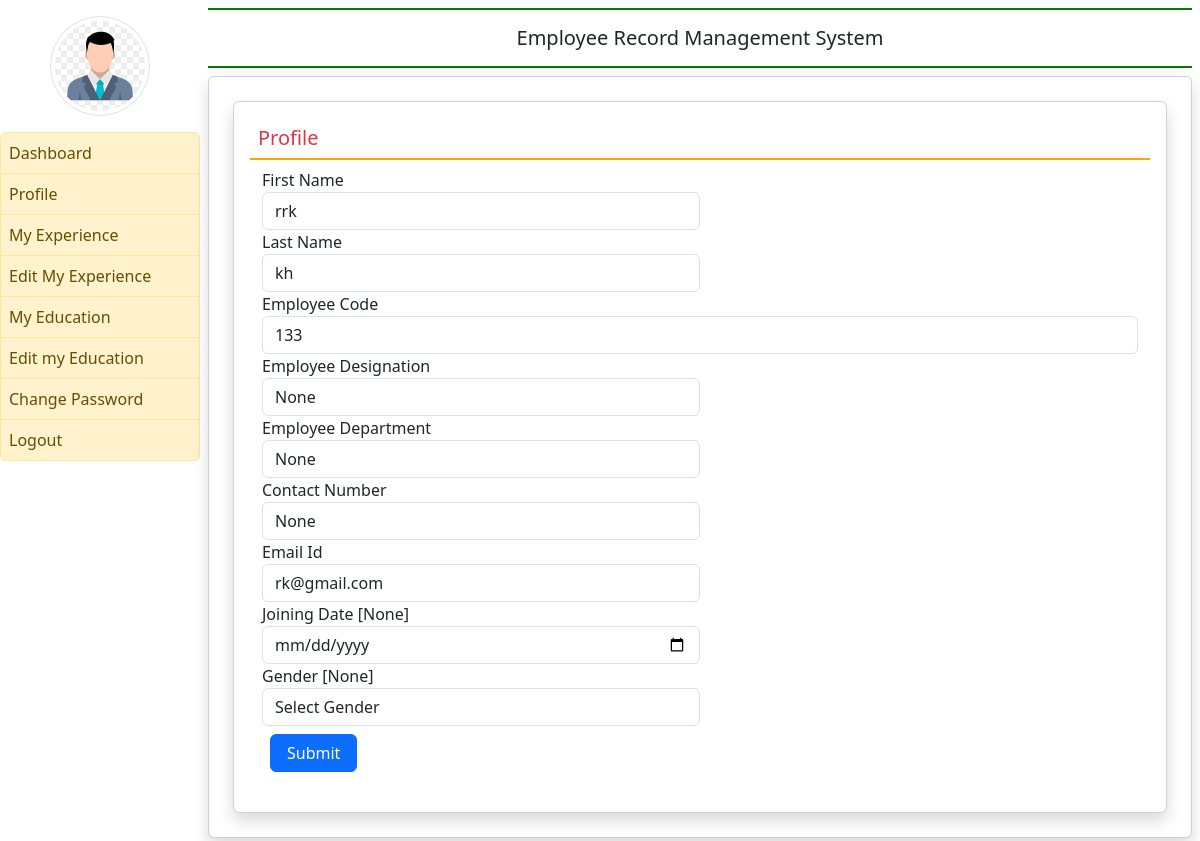
/profile (signed in), run on the app's committed database.
### employee/models.py (models this page shows, shortened)
class EmployeeDetail(models.Model):
    user = models.ForeignKey(User, on_delete=models.CASCADE)
    empcode = models.CharField(max_length = 50)
    empdept = models.CharField(max_length = 100, null=True)
    designation = models.CharField(max_length = 100, null=True)
    contact = models.CharField(max_length = 15, null=True)
    gender = models.CharField(max_length = 50, null=True)
    joiningdate = models.DateField(null=True)

### employee/views.py (the view, shortened to what this page needs)
# urls.py: path("profile", views.profile, name="profile"),
def profile(request):
    if not request.user.is_authenticated:
        return redirect('emp_login')
    error = ""
    user = request.user
    employee = EmployeeDetail.objects.get(user=user)
    return render(request, 'profile.html', locals())

### employee/templates/profile.html (shortened to what this page needs)
{% extends "emp_base.html" %}
{% block main %}
<div class="card shadow m-2">
    <div class="card-body">
        <h5 class="p-2 text-danger" style="border-bottom: 2px solid orange">Profile</h5>
        <div class="container-fluid">
            <form method="post">
                <div class="form-row">
                    <div class="col-sm-6">
                        <div class="form-group">
                            <label>First Name</label>
                            <input type="text" name="firstname" class="form-control" placeholder="Enter First Name" pattern="[A-Za-z]+" value="{{employee.user.first_name}}">
                        </div>
                    </div>
                    <div class="col-sm-6">
                        <div class="form-group">
                            <label>Last Name</label>
                            <input type="text" name="lastname" class="form-control" placeholder="Enter Last Name" pattern="[A-Za-z]+" value="{{employee.user.last_name}}">
                        </div>
                    </div>
                    <div class="col-sm-12">
                        <div class="form-group">
                            <label>Employee Code</label>
                            <input type="text" name="empcode" class="form-control" placeholder="Enter Your Employee Code" pattern="[0-9]+" value="{{employee.empcode}}">
                        </div>
                    </div>
                    <div class="col-sm-6">
                        <div class="form-group">
                            <label>Employee Designation</label>
                            <input type="text" name="designation" class="form-control" placeholder="Designation" value="{{employee.designation}}">
                        </div>
                    </div>
                    <div class="col-sm-6">
                        <div class="form-group">
                            <label>Employee Department</label>
                            <input type="text" name="department" class="form-control" placeholder="Department" value="{{employee.empdept}}">
                        </div>
                    </div>
                    <div class="col-sm-6">
                        <div class="form-group">
                            <label>Contact Number</label>
                            <input type="text" name="contact" class="form-control" placeholder="Contact Number" value="{{employee.contact}}">
                        </div>
                    </div>
                    <div class="col-sm-6">
                        <div class="form-group">
                            <label>Email Id</label>
                            <input type="email" name="emailid" class="form-control" placeholder="Email Id" value="{{employee.user.username}}">
                        </div>
                    </div>
                    <div class="col-sm-6">
                        <div class="form-group">
                            <label>Joining Date [{{employee.joiningdate}}]</label>
                            <input type="date" name="jdate" class="form-control">
                        </div>
                    </div>
                    <div class="col-sm-6">
                        <div class="form-group">
                            <label>Gender [{{employee.gender}}]</label>
                            <select name="gender" class="form-control">
                                <option value="None">Select Gender</option>
                            </select>
                        </div>
                    </div>
                </div>
                <input type="submit" value="Submit" class="m-2 px-3 btn btn-primary">
            </form>
        </div>
    </div>
</div>
{% endblock main %}

### data on the page
EmployeeDetail: firstname "rrk", lastname "kh", empcode "133", designation "None", department "None", contact "None", emailid "rk@gmail.com", joiningdate "None", gender "None"
